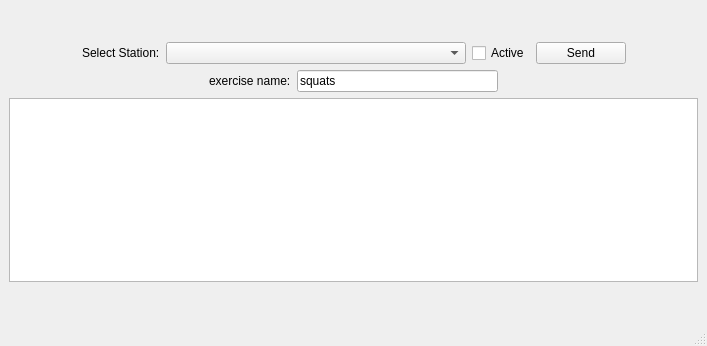
<?xml version="1.0" encoding="UTF-8"?>
<ui version="4.0">
 <class>MainWindow</class>
 <widget class="QMainWindow" name="MainWindow">
  <property name="geometry">
   <rect>
    <x>0</x>
    <y>0</y>
    <width>707</width>
    <height>346</height>
   </rect>
  </property>
  <property name="windowTitle">
   <string>Station Selection</string>
  </property>
  <widget class="QWidget" name="centralwidget">
   <layout class="QGridLayout" name="gridLayout">
    <item row="0" column="0">
     <layout class="QVBoxLayout" name="verticalLayout">
      <item>
       <spacer name="verticalSpacer_2">
        <property name="orientation">
         <enum>Qt::Vertical</enum>
        </property>
        <property name="sizeHint" stdset="0">
         <size>
          <width>20</width>
          <height>40</height>
         </size>
        </property>
       </spacer>
      </item>
      <item>
       <layout class="QHBoxLayout" name="horizontalLayout">
        <item>
         <spacer name="horizontalSpacer">
          <property name="orientation">
           <enum>Qt::Horizontal</enum>
          </property>
          <property name="sizeHint" stdset="0">
           <size>
            <width>40</width>
            <height>20</height>
           </size>
          </property>
         </spacer>
        </item>
        <item>
         <widget class="QLabel" name="label">
          <property name="text">
           <string>Select Station:</string>
          </property>
         </widget>
        </item>
        <item>
         <widget class="QComboBox" name="station_combobox">
          <property name="minimumSize">
           <size>
            <width>300</width>
            <height>0</height>
           </size>
          </property>
          <property name="currentText">
           <string/>
          </property>
         </widget>
        </item>
        <item>
         <widget class="QCheckBox" name="active_box">
          <property name="text">
           <string>Active</string>
          </property>
         </widget>
        </item>
        <item>
         <widget class="QPushButton" name="confirm_button">
          <property name="minimumSize">
           <size>
            <width>90</width>
            <height>0</height>
           </size>
          </property>
          <property name="text">
           <string>Send</string>
          </property>
         </widget>
        </item>
        <item>
         <spacer name="horizontalSpacer_2">
          <property name="orientation">
           <enum>Qt::Horizontal</enum>
          </property>
          <property name="sizeHint" stdset="0">
           <size>
            <width>40</width>
            <height>20</height>
           </size>
          </property>
         </spacer>
        </item>
       </layout>
      </item>
      <item>
       <layout class="QHBoxLayout" name="horizontalLayout_2">
        <item>
         <spacer name="horizontalSpacer_3">
          <property name="orientation">
           <enum>Qt::Horizontal</enum>
          </property>
          <property name="sizeHint" stdset="0">
           <size>
            <width>40</width>
            <height>20</height>
           </size>
          </property>
         </spacer>
        </item>
        <item>
         <widget class="QLabel" name="label_2">
          <property name="text">
           <string>exercise name:</string>
          </property>
         </widget>
        </item>
        <item>
         <widget class="QLineEdit" name="exercise_edit">
          <property name="text">
           <string>squats</string>
          </property>
         </widget>
        </item>
        <item>
         <spacer name="horizontalSpacer_4">
          <property name="orientation">
           <enum>Qt::Horizontal</enum>
          </property>
          <property name="sizeHint" stdset="0">
           <size>
            <width>40</width>
            <height>20</height>
           </size>
          </property>
         </spacer>
        </item>
       </layout>
      </item>
      <item>
       <widget class="QTextEdit" name="output_text"/>
      </item>
      <item>
       <spacer name="verticalSpacer">
        <property name="orientation">
         <enum>Qt::Vertical</enum>
        </property>
        <property name="sizeHint" stdset="0">
         <size>
          <width>20</width>
          <height>40</height>
         </size>
        </property>
       </spacer>
      </item>
     </layout>
    </item>
   </layout>
  </widget>
  <widget class="QMenuBar" name="menubar">
   <property name="geometry">
    <rect>
     <x>0</x>
     <y>0</y>
     <width>707</width>
     <height>22</height>
    </rect>
   </property>
  </widget>
  <widget class="QStatusBar" name="statusbar"/>
 </widget>
 <resources/>
 <connections/>
</ui>
